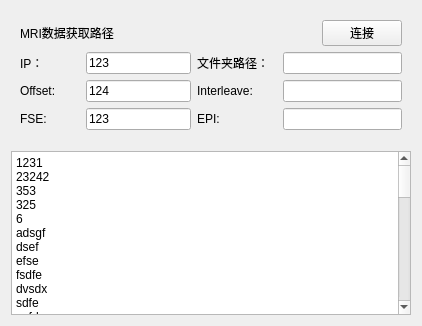
<?xml version="1.0" encoding="UTF-8"?>
<ui version="4.0">
 <class>qSlicerModule1ModuleWidget</class>
 <widget class="qSlicerWidget" name="qSlicerModule1ModuleWidget">
  <property name="geometry">
   <rect>
    <x>0</x>
    <y>0</y>
    <width>418</width>
    <height>326</height>
   </rect>
  </property>
  <property name="windowTitle">
   <string>Form</string>
  </property>
  <layout class="QVBoxLayout" name="verticalLayout">
   <item>
    <widget class="QWidget" name="panelWidget" native="true">
     <property name="minimumSize">
      <size>
       <width>400</width>
       <height>0</height>
      </size>
     </property>
     <property name="styleSheet">
      <string notr="true"/>
     </property>
     <layout class="QGridLayout" name="gridLayout">
      <item row="7" column="0">
       <widget class="QLabel" name="label_13">
        <property name="sizePolicy">
         <sizepolicy hsizetype="Fixed" vsizetype="Fixed">
          <horstretch>0</horstretch>
          <verstretch>0</verstretch>
         </sizepolicy>
        </property>
        <property name="minimumSize">
         <size>
          <width>60</width>
          <height>0</height>
         </size>
        </property>
        <property name="maximumSize">
         <size>
          <width>70</width>
          <height>16777215</height>
         </size>
        </property>
        <property name="styleSheet">
         <string notr="true"/>
        </property>
        <property name="text">
         <string>FSE:</string>
        </property>
       </widget>
      </item>
      <item row="4" column="1">
       <widget class="QLineEdit" name="lineEdit_7">
        <property name="text">
         <string>124</string>
        </property>
       </widget>
      </item>
      <item row="7" column="2">
       <widget class="QLabel" name="label_15">
        <property name="sizePolicy">
         <sizepolicy hsizetype="Fixed" vsizetype="Fixed">
          <horstretch>0</horstretch>
          <verstretch>0</verstretch>
         </sizepolicy>
        </property>
        <property name="minimumSize">
         <size>
          <width>80</width>
          <height>0</height>
         </size>
        </property>
        <property name="maximumSize">
         <size>
          <width>70</width>
          <height>16777215</height>
         </size>
        </property>
        <property name="styleSheet">
         <string notr="true"/>
        </property>
        <property name="text">
         <string>EPI:</string>
        </property>
       </widget>
      </item>
      <item row="4" column="2">
       <widget class="QLabel" name="label_14">
        <property name="sizePolicy">
         <sizepolicy hsizetype="Fixed" vsizetype="Fixed">
          <horstretch>0</horstretch>
          <verstretch>0</verstretch>
         </sizepolicy>
        </property>
        <property name="minimumSize">
         <size>
          <width>80</width>
          <height>0</height>
         </size>
        </property>
        <property name="maximumSize">
         <size>
          <width>70</width>
          <height>16777215</height>
         </size>
        </property>
        <property name="styleSheet">
         <string notr="true"/>
        </property>
        <property name="text">
         <string>Interleave:</string>
        </property>
       </widget>
      </item>
      <item row="0" column="0" colspan="2">
       <widget class="QLabel" name="label">
        <property name="text">
         <string>MRI数据获取路径</string>
        </property>
       </widget>
      </item>
      <item row="4" column="0">
       <widget class="QLabel" name="label_12">
        <property name="sizePolicy">
         <sizepolicy hsizetype="Fixed" vsizetype="Fixed">
          <horstretch>0</horstretch>
          <verstretch>0</verstretch>
         </sizepolicy>
        </property>
        <property name="minimumSize">
         <size>
          <width>60</width>
          <height>0</height>
         </size>
        </property>
        <property name="maximumSize">
         <size>
          <width>70</width>
          <height>16777215</height>
         </size>
        </property>
        <property name="text">
         <string>Offset:</string>
        </property>
       </widget>
      </item>
      <item row="2" column="0">
       <widget class="QLabel" name="label_6">
        <property name="sizePolicy">
         <sizepolicy hsizetype="Fixed" vsizetype="Fixed">
          <horstretch>0</horstretch>
          <verstretch>0</verstretch>
         </sizepolicy>
        </property>
        <property name="minimumSize">
         <size>
          <width>60</width>
          <height>0</height>
         </size>
        </property>
        <property name="maximumSize">
         <size>
          <width>70</width>
          <height>16777215</height>
         </size>
        </property>
        <property name="text">
         <string>IP：</string>
        </property>
       </widget>
      </item>
      <item row="2" column="1">
       <widget class="QLineEdit" name="lineEdit_12">
        <property name="text">
         <string>123</string>
        </property>
       </widget>
      </item>
      <item row="7" column="1">
       <widget class="QLineEdit" name="lineEdit_9">
        <property name="text">
         <string>123</string>
        </property>
       </widget>
      </item>
      <item row="2" column="2">
       <widget class="QLabel" name="label_7">
        <property name="sizePolicy">
         <sizepolicy hsizetype="Fixed" vsizetype="Fixed">
          <horstretch>0</horstretch>
          <verstretch>0</verstretch>
         </sizepolicy>
        </property>
        <property name="minimumSize">
         <size>
          <width>80</width>
          <height>0</height>
         </size>
        </property>
        <property name="maximumSize">
         <size>
          <width>70</width>
          <height>16777215</height>
         </size>
        </property>
        <property name="styleSheet">
         <string notr="true"/>
        </property>
        <property name="text">
         <string>文件夹路径：</string>
        </property>
       </widget>
      </item>
      <item row="0" column="5">
       <widget class="QPushButton" name="pushButton">
        <property name="styleSheet">
         <string notr="true"/>
        </property>
        <property name="text">
         <string>连接</string>
        </property>
       </widget>
      </item>
      <item row="4" column="3" colspan="3">
       <widget class="QLineEdit" name="lineEdit_10">
        <property name="styleSheet">
         <string notr="true"/>
        </property>
       </widget>
      </item>
      <item row="2" column="3" colspan="3">
       <widget class="QLineEdit" name="lineEdit_8">
        <property name="styleSheet">
         <string notr="true"/>
        </property>
       </widget>
      </item>
      <item row="7" column="3" colspan="3">
       <widget class="QLineEdit" name="lineEdit_11">
        <property name="styleSheet">
         <string notr="true"/>
        </property>
       </widget>
      </item>
      <item row="0" column="3" colspan="2">
       <spacer name="horizontalSpacer">
        <property name="orientation">
         <enum>Qt::Horizontal</enum>
        </property>
        <property name="sizeHint" stdset="0">
         <size>
          <width>40</width>
          <height>20</height>
         </size>
        </property>
       </spacer>
      </item>
     </layout>
    </widget>
   </item>
   <item>
    <widget class="QWidget" name="EmptyWidget" native="true"/>
   </item>
   <item>
    <widget class="QTextBrowser" name="textBrowser">
     <property name="enabled">
      <bool>true</bool>
     </property>
     <property name="styleSheet">
      <string notr="true">QTextBrowser QScrollBar:vertical
{
    width: 12px;
}

QTextBrowser QScrollBar::handle:vertical
{
    background-color: ;
	color: rgb(255, 48, 21);
    min-height: 30px;
    border-radius:3px;
    width: 6px;
}

QTextBrowser QScrollBar::add-line:vertical
{
   border: none;
   height: 10px;
 }

QTextBrowser QScrollBar::sub-line:vertical
{
   border: none;
   height: 0px;
}
QTextBrowser QScrollBar::add-page:vertical,QScrollBar::sub-page:vertical
{
    background:transparent;
    border-radius:12px;
}</string>
     </property>
     <property name="html">
      <string>&lt;!DOCTYPE HTML PUBLIC &quot;-//W3C//DTD HTML 4.0//EN&quot; &quot;http://www.w3.org/TR/REC-html40/strict.dtd&quot;&gt;
&lt;html&gt;&lt;head&gt;&lt;meta name=&quot;qrichtext&quot; content=&quot;1&quot; /&gt;&lt;style type=&quot;text/css&quot;&gt;
p, li { white-space: pre-wrap; }
&lt;/style&gt;&lt;/head&gt;&lt;body style=&quot; font-family:'SimSun'; font-size:12px; font-weight:400; font-style:normal;&quot;&gt;
&lt;p style=&quot; margin-top:0px; margin-bottom:0px; margin-left:0px; margin-right:0px; -qt-block-indent:0; text-indent:0px;&quot;&gt;&lt;span style=&quot; font-family:'Microsoft YaHei UI'; font-size:9pt;&quot;&gt;1231&lt;/span&gt;&lt;/p&gt;
&lt;p style=&quot; margin-top:0px; margin-bottom:0px; margin-left:0px; margin-right:0px; -qt-block-indent:0; text-indent:0px;&quot;&gt;&lt;span style=&quot; font-family:'Microsoft YaHei UI'; font-size:9pt;&quot;&gt;23242&lt;/span&gt;&lt;/p&gt;
&lt;p style=&quot; margin-top:0px; margin-bottom:0px; margin-left:0px; margin-right:0px; -qt-block-indent:0; text-indent:0px;&quot;&gt;&lt;span style=&quot; font-family:'Microsoft YaHei UI'; font-size:9pt;&quot;&gt;353&lt;/span&gt;&lt;/p&gt;
&lt;p style=&quot; margin-top:0px; margin-bottom:0px; margin-left:0px; margin-right:0px; -qt-block-indent:0; text-indent:0px;&quot;&gt;&lt;span style=&quot; font-family:'Microsoft YaHei UI'; font-size:9pt;&quot;&gt;325&lt;/span&gt;&lt;/p&gt;
&lt;p style=&quot; margin-top:0px; margin-bottom:0px; margin-left:0px; margin-right:0px; -qt-block-indent:0; text-indent:0px;&quot;&gt;&lt;span style=&quot; font-family:'Microsoft YaHei UI'; font-size:9pt;&quot;&gt;6&lt;/span&gt;&lt;/p&gt;
&lt;p style=&quot; margin-top:0px; margin-bottom:0px; margin-left:0px; margin-right:0px; -qt-block-indent:0; text-indent:0px;&quot;&gt;&lt;span style=&quot; font-family:'Microsoft YaHei UI'; font-size:9pt;&quot;&gt;adsgf&lt;/span&gt;&lt;/p&gt;
&lt;p style=&quot; margin-top:0px; margin-bottom:0px; margin-left:0px; margin-right:0px; -qt-block-indent:0; text-indent:0px;&quot;&gt;&lt;span style=&quot; font-family:'Microsoft YaHei UI'; font-size:9pt;&quot;&gt;dsef&lt;/span&gt;&lt;/p&gt;
&lt;p style=&quot; margin-top:0px; margin-bottom:0px; margin-left:0px; margin-right:0px; -qt-block-indent:0; text-indent:0px;&quot;&gt;&lt;span style=&quot; font-family:'Microsoft YaHei UI'; font-size:9pt;&quot;&gt;efse&lt;/span&gt;&lt;/p&gt;
&lt;p style=&quot; margin-top:0px; margin-bottom:0px; margin-left:0px; margin-right:0px; -qt-block-indent:0; text-indent:0px;&quot;&gt;&lt;span style=&quot; font-family:'Microsoft YaHei UI'; font-size:9pt;&quot;&gt;fsdfe&lt;/span&gt;&lt;/p&gt;
&lt;p style=&quot; margin-top:0px; margin-bottom:0px; margin-left:0px; margin-right:0px; -qt-block-indent:0; text-indent:0px;&quot;&gt;&lt;span style=&quot; font-family:'Microsoft YaHei UI'; font-size:9pt;&quot;&gt;dvsdx&lt;/span&gt;&lt;/p&gt;
&lt;p style=&quot; margin-top:0px; margin-bottom:0px; margin-left:0px; margin-right:0px; -qt-block-indent:0; text-indent:0px;&quot;&gt;&lt;span style=&quot; font-family:'Microsoft YaHei UI'; font-size:9pt;&quot;&gt;sdfe&lt;/span&gt;&lt;/p&gt;
&lt;p style=&quot; margin-top:0px; margin-bottom:0px; margin-left:0px; margin-right:0px; -qt-block-indent:0; text-indent:0px;&quot;&gt;&lt;span style=&quot; font-family:'Microsoft YaHei UI'; font-size:9pt;&quot;&gt;asfdwe&lt;/span&gt;&lt;/p&gt;
&lt;p style=&quot; margin-top:0px; margin-bottom:0px; margin-left:0px; margin-right:0px; -qt-block-indent:0; text-indent:0px;&quot;&gt;&lt;span style=&quot; font-family:'Microsoft YaHei UI'; font-size:9pt;&quot;&gt;asds1231&lt;/span&gt;&lt;/p&gt;
&lt;p style=&quot; margin-top:0px; margin-bottom:0px; margin-left:0px; margin-right:0px; -qt-block-indent:0; text-indent:0px;&quot;&gt;&lt;span style=&quot; font-family:'Microsoft YaHei UI'; font-size:9pt;&quot;&gt;23242&lt;/span&gt;&lt;/p&gt;
&lt;p style=&quot; margin-top:0px; margin-bottom:0px; margin-left:0px; margin-right:0px; -qt-block-indent:0; text-indent:0px;&quot;&gt;&lt;span style=&quot; font-family:'Microsoft YaHei UI'; font-size:9pt;&quot;&gt;353&lt;/span&gt;&lt;/p&gt;
&lt;p style=&quot; margin-top:0px; margin-bottom:0px; margin-left:0px; margin-right:0px; -qt-block-indent:0; text-indent:0px;&quot;&gt;&lt;span style=&quot; font-family:'Microsoft YaHei UI'; font-size:9pt;&quot;&gt;325&lt;/span&gt;&lt;/p&gt;
&lt;p style=&quot; margin-top:0px; margin-bottom:0px; margin-left:0px; margin-right:0px; -qt-block-indent:0; text-indent:0px;&quot;&gt;&lt;span style=&quot; font-family:'Microsoft YaHei UI'; font-size:9pt;&quot;&gt;6&lt;/span&gt;&lt;/p&gt;
&lt;p style=&quot; margin-top:0px; margin-bottom:0px; margin-left:0px; margin-right:0px; -qt-block-indent:0; text-indent:0px;&quot;&gt;&lt;span style=&quot; font-family:'Microsoft YaHei UI'; font-size:9pt;&quot;&gt;adsgf&lt;/span&gt;&lt;/p&gt;
&lt;p style=&quot; margin-top:0px; margin-bottom:0px; margin-left:0px; margin-right:0px; -qt-block-indent:0; text-indent:0px;&quot;&gt;&lt;span style=&quot; font-family:'Microsoft YaHei UI'; font-size:9pt;&quot;&gt;dsef&lt;/span&gt;&lt;/p&gt;
&lt;p style=&quot; margin-top:0px; margin-bottom:0px; margin-left:0px; margin-right:0px; -qt-block-indent:0; text-indent:0px;&quot;&gt;&lt;span style=&quot; font-family:'Microsoft YaHei UI'; font-size:9pt;&quot;&gt;efse&lt;/span&gt;&lt;/p&gt;
&lt;p style=&quot; margin-top:0px; margin-bottom:0px; margin-left:0px; margin-right:0px; -qt-block-indent:0; text-indent:0px;&quot;&gt;&lt;span style=&quot; font-family:'Microsoft YaHei UI'; font-size:9pt;&quot;&gt;fsdfe&lt;/span&gt;&lt;/p&gt;
&lt;p style=&quot; margin-top:0px; margin-bottom:0px; margin-left:0px; margin-right:0px; -qt-block-indent:0; text-indent:0px;&quot;&gt;&lt;span style=&quot; font-family:'Microsoft YaHei UI'; font-size:9pt;&quot;&gt;dvsdx&lt;/span&gt;&lt;/p&gt;
&lt;p style=&quot; margin-top:0px; margin-bottom:0px; margin-left:0px; margin-right:0px; -qt-block-indent:0; text-indent:0px;&quot;&gt;&lt;span style=&quot; font-family:'Microsoft YaHei UI'; font-size:9pt;&quot;&gt;sdfe&lt;/span&gt;&lt;/p&gt;
&lt;p style=&quot; margin-top:0px; margin-bottom:0px; margin-left:0px; margin-right:0px; -qt-block-indent:0; text-indent:0px;&quot;&gt;&lt;span style=&quot; font-family:'Microsoft YaHei UI'; font-size:9pt;&quot;&gt;asfdwe&lt;/span&gt;&lt;/p&gt;
&lt;p style=&quot; margin-top:0px; margin-bottom:0px; margin-left:0px; margin-right:0px; -qt-block-indent:0; text-indent:0px;&quot;&gt;&lt;span style=&quot; font-family:'Microsoft YaHei UI'; font-size:9pt;&quot;&gt;asds1231&lt;/span&gt;&lt;/p&gt;
&lt;p style=&quot; margin-top:0px; margin-bottom:0px; margin-left:0px; margin-right:0px; -qt-block-indent:0; text-indent:0px;&quot;&gt;&lt;span style=&quot; font-family:'Microsoft YaHei UI'; font-size:9pt;&quot;&gt;23242&lt;/span&gt;&lt;/p&gt;
&lt;p style=&quot; margin-top:0px; margin-bottom:0px; margin-left:0px; margin-right:0px; -qt-block-indent:0; text-indent:0px;&quot;&gt;&lt;span style=&quot; font-family:'Microsoft YaHei UI'; font-size:9pt;&quot;&gt;353&lt;/span&gt;&lt;/p&gt;
&lt;p style=&quot; margin-top:0px; margin-bottom:0px; margin-left:0px; margin-right:0px; -qt-block-indent:0; text-indent:0px;&quot;&gt;&lt;span style=&quot; font-family:'Microsoft YaHei UI'; font-size:9pt;&quot;&gt;325&lt;/span&gt;&lt;/p&gt;
&lt;p style=&quot; margin-top:0px; margin-bottom:0px; margin-left:0px; margin-right:0px; -qt-block-indent:0; text-indent:0px;&quot;&gt;&lt;span style=&quot; font-family:'Microsoft YaHei UI'; font-size:9pt;&quot;&gt;6&lt;/span&gt;&lt;/p&gt;
&lt;p style=&quot; margin-top:0px; margin-bottom:0px; margin-left:0px; margin-right:0px; -qt-block-indent:0; text-indent:0px;&quot;&gt;&lt;span style=&quot; font-family:'Microsoft YaHei UI'; font-size:9pt;&quot;&gt;adsgf&lt;/span&gt;&lt;/p&gt;
&lt;p style=&quot; margin-top:0px; margin-bottom:0px; margin-left:0px; margin-right:0px; -qt-block-indent:0; text-indent:0px;&quot;&gt;&lt;span style=&quot; font-family:'Microsoft YaHei UI'; font-size:9pt;&quot;&gt;dsef&lt;/span&gt;&lt;/p&gt;
&lt;p style=&quot; margin-top:0px; margin-bottom:0px; margin-left:0px; margin-right:0px; -qt-block-indent:0; text-indent:0px;&quot;&gt;&lt;span style=&quot; font-family:'Microsoft YaHei UI'; font-size:9pt;&quot;&gt;efse&lt;/span&gt;&lt;/p&gt;
&lt;p style=&quot; margin-top:0px; margin-bottom:0px; margin-left:0px; margin-right:0px; -qt-block-indent:0; text-indent:0px;&quot;&gt;&lt;span style=&quot; font-family:'Microsoft YaHei UI'; font-size:9pt;&quot;&gt;fsdfe&lt;/span&gt;&lt;/p&gt;
&lt;p style=&quot; margin-top:0px; margin-bottom:0px; margin-left:0px; margin-right:0px; -qt-block-indent:0; text-indent:0px;&quot;&gt;&lt;span style=&quot; font-family:'Microsoft YaHei UI'; font-size:9pt;&quot;&gt;dvsdx&lt;/span&gt;&lt;/p&gt;
&lt;p style=&quot; margin-top:0px; margin-bottom:0px; margin-left:0px; margin-right:0px; -qt-block-indent:0; text-indent:0px;&quot;&gt;&lt;span style=&quot; font-family:'Microsoft YaHei UI'; font-size:9pt;&quot;&gt;sdfe&lt;/span&gt;&lt;/p&gt;
&lt;p style=&quot; margin-top:0px; margin-bottom:0px; margin-left:0px; margin-right:0px; -qt-block-indent:0; text-indent:0px;&quot;&gt;&lt;span style=&quot; font-family:'Microsoft YaHei UI'; font-size:9pt;&quot;&gt;asfdwe&lt;/span&gt;&lt;/p&gt;
&lt;p style=&quot; margin-top:0px; margin-bottom:0px; margin-left:0px; margin-right:0px; -qt-block-indent:0; text-indent:0px;&quot;&gt;&lt;span style=&quot; font-family:'Microsoft YaHei UI'; font-size:9pt;&quot;&gt;asds1231&lt;/span&gt;&lt;/p&gt;
&lt;p style=&quot; margin-top:0px; margin-bottom:0px; margin-left:0px; margin-right:0px; -qt-block-indent:0; text-indent:0px;&quot;&gt;&lt;span style=&quot; font-family:'Microsoft YaHei UI'; font-size:9pt;&quot;&gt;23242&lt;/span&gt;&lt;/p&gt;
&lt;p style=&quot; margin-top:0px; margin-bottom:0px; margin-left:0px; margin-right:0px; -qt-block-indent:0; text-indent:0px;&quot;&gt;&lt;span style=&quot; font-family:'Microsoft YaHei UI'; font-size:9pt;&quot;&gt;353&lt;/span&gt;&lt;/p&gt;
&lt;p style=&quot; margin-top:0px; margin-bottom:0px; margin-left:0px; margin-right:0px; -qt-block-indent:0; text-indent:0px;&quot;&gt;&lt;span style=&quot; font-family:'Microsoft YaHei UI'; font-size:9pt;&quot;&gt;325&lt;/span&gt;&lt;/p&gt;
&lt;p style=&quot; margin-top:0px; margin-bottom:0px; margin-left:0px; margin-right:0px; -qt-block-indent:0; text-indent:0px;&quot;&gt;&lt;span style=&quot; font-family:'Microsoft YaHei UI'; font-size:9pt;&quot;&gt;6&lt;/span&gt;&lt;/p&gt;
&lt;p style=&quot; margin-top:0px; margin-bottom:0px; margin-left:0px; margin-right:0px; -qt-block-indent:0; text-indent:0px;&quot;&gt;&lt;span style=&quot; font-family:'Microsoft YaHei UI'; font-size:9pt;&quot;&gt;adsgf&lt;/span&gt;&lt;/p&gt;
&lt;p style=&quot; margin-top:0px; margin-bottom:0px; margin-left:0px; margin-right:0px; -qt-block-indent:0; text-indent:0px;&quot;&gt;&lt;span style=&quot; font-family:'Microsoft YaHei UI'; font-size:9pt;&quot;&gt;dsef&lt;/span&gt;&lt;/p&gt;
&lt;p style=&quot; margin-top:0px; margin-bottom:0px; margin-left:0px; margin-right:0px; -qt-block-indent:0; text-indent:0px;&quot;&gt;&lt;span style=&quot; font-family:'Microsoft YaHei UI'; font-size:9pt;&quot;&gt;efse&lt;/span&gt;&lt;/p&gt;
&lt;p style=&quot; margin-top:0px; margin-bottom:0px; margin-left:0px; margin-right:0px; -qt-block-indent:0; text-indent:0px;&quot;&gt;&lt;span style=&quot; font-family:'Microsoft YaHei UI'; font-size:9pt;&quot;&gt;fsdfe&lt;/span&gt;&lt;/p&gt;
&lt;p style=&quot; margin-top:0px; margin-bottom:0px; margin-left:0px; margin-right:0px; -qt-block-indent:0; text-indent:0px;&quot;&gt;&lt;span style=&quot; font-family:'Microsoft YaHei UI'; font-size:9pt;&quot;&gt;dvsdx&lt;/span&gt;&lt;/p&gt;
&lt;p style=&quot; margin-top:0px; margin-bottom:0px; margin-left:0px; margin-right:0px; -qt-block-indent:0; text-indent:0px;&quot;&gt;&lt;span style=&quot; font-family:'Microsoft YaHei UI'; font-size:9pt;&quot;&gt;sdfe&lt;/span&gt;&lt;/p&gt;
&lt;p style=&quot; margin-top:0px; margin-bottom:0px; margin-left:0px; margin-right:0px; -qt-block-indent:0; text-indent:0px;&quot;&gt;&lt;span style=&quot; font-family:'Microsoft YaHei UI'; font-size:9pt;&quot;&gt;asfdwe&lt;/span&gt;&lt;/p&gt;
&lt;p style=&quot; margin-top:0px; margin-bottom:0px; margin-left:0px; margin-right:0px; -qt-block-indent:0; text-indent:0px;&quot;&gt;&lt;span style=&quot; font-family:'Microsoft YaHei UI'; font-size:9pt;&quot;&gt;asds&lt;/span&gt;&lt;/p&gt;&lt;/body&gt;&lt;/html&gt;</string>
     </property>
    </widget>
   </item>
  </layout>
 </widget>
 <customwidgets>
  <customwidget>
   <class>qSlicerWidget</class>
   <extends>QWidget</extends>
   <header>qSlicerWidget.h</header>
   <container>1</container>
  </customwidget>
 </customwidgets>
 <resources/>
 <connections/>
</ui>
